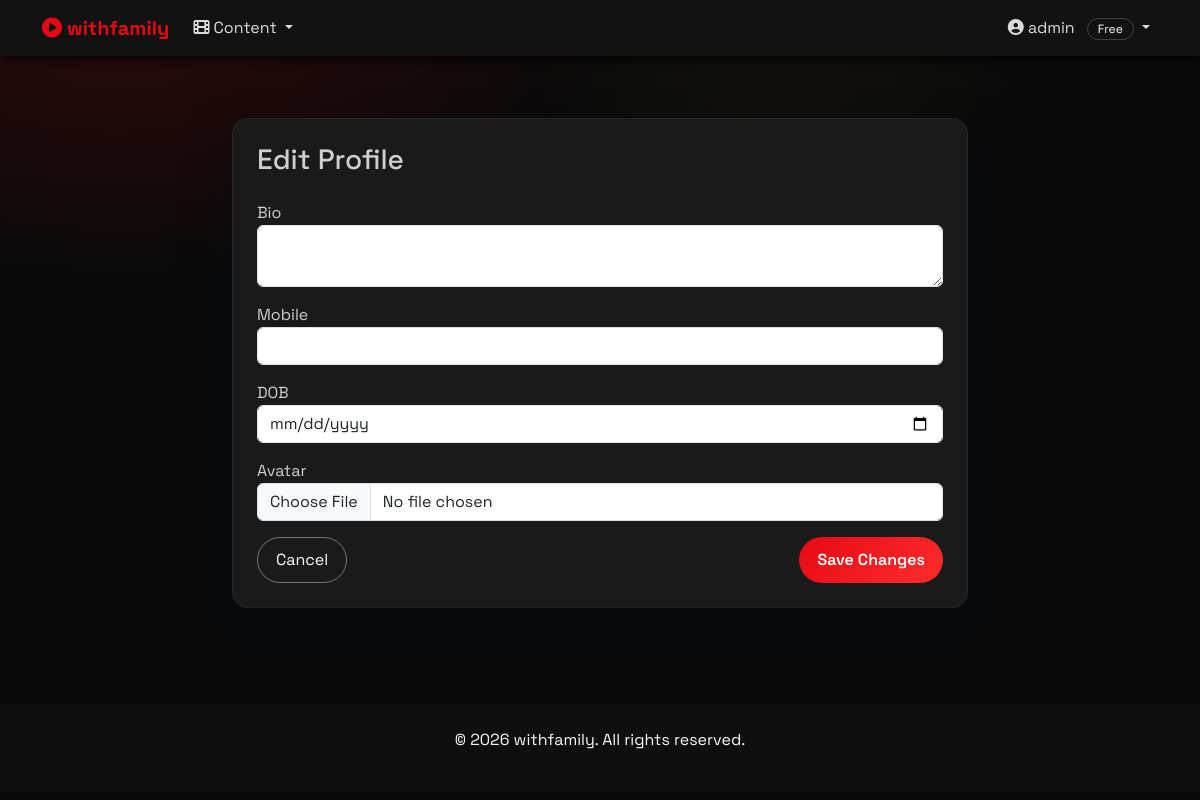
Before: /users/profile/edit/ (signed in) with the older database file.
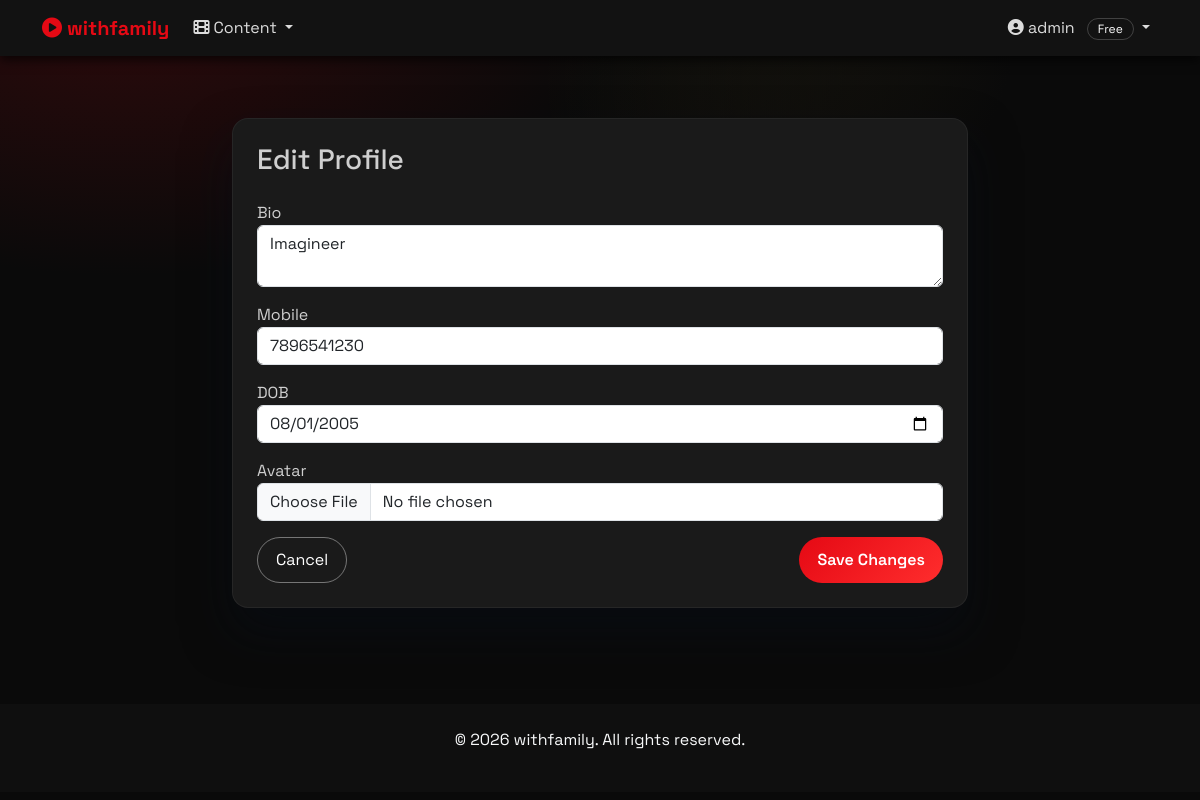
After: the same page with the newer database file.
### users/models.py (models this page shows, shortened)
class UserProfile(models.Model):
    SUBSCRIPTION_CHOICES = [
        ('free', 'Free'),
        ('basic', 'Basic'),
        ('premium', 'Premium'),
    ]
    STATUS_CHOICES = [
        ('free', 'Free'),
        ('active', 'Active'),
        ('canceled', 'Canceled'),
        ('past_due', 'Past Due'),
    ]
    user = models.OneToOneField(User, on_delete=models.CASCADE)
    bio = models.TextField(blank=True)
    avatar = models.ImageField(upload_to='avatars/', blank=True, null=True)
    mobile = models.CharField(max_length=15, blank=True)
    dob = models.DateField(null=True, blank=True)
    subscription = models.CharField(
        max_length=20,
        choices=SUBSCRIPTION_CHOICES,
        default='free'
    )
    subscription_status = models.CharField(
        max_length=20,
        choices=STATUS_CHOICES,
        default='free'
    )
    plan_confirmed = models.BooleanField(default=False)
    last_payment_id = models.CharField(max_length=120, blank=True)
    last_order_id = models.CharField(max_length=120, blank=True)
    subscription_updated_at = models.DateTimeField(null=True, blank=True)

### users/views.py (the view, shortened to what this page needs)
# urls.py: path('profile/edit/', views.edit_profile, name='edit_profile'),
@login_required
def edit_profile(request):
    profile, _ = UserProfile.objects.get_or_create(user=request.user)
    return render(request, 'users/edit_profile.html', {'profile': profile})

### content/context_processors.py (called while the page is built)
def site_config(request):
    try:
        config = SiteConfig.objects.first()
        if not config:
            return {'site_name': 'withfamily', 'site_logo': None}
        return {'site_name': config.site_name, 'site_logo': config.logo}
    except (OperationalError, ProgrammingError, Exception):
        return {'site_name': 'withfamily', 'site_logo': None}

### users/templatetags/user_profile.py (called while the page is built)
@register.filter
def safe_profile(user):
    if not user or not getattr(user, "is_authenticated", False):
        return None
    try:
        return user.userprofile
    except Exception:
        return None

### users/templates/users/edit_profile.html (shortened to what this page needs)
{% extends 'content/base.html' %}
{% block content %}
<div class="container py-5">
    <div class="row justify-content-center">
        <div class="col-md-8">
            <div class="wf-surface p-4">
                <h3 class="mb-4">Edit Profile</h3>
                <form method="POST" enctype="multipart/form-data">
                    <div class="mb-3">
                        <label>Bio</label>
                        <textarea name="bio" class="form-control">{{ profile.bio }}</textarea>
                    </div>
                    <div class="mb-3">
                        <label>Mobile</label>
                        <input type="text" name="mobile" class="form-control" value="{{ profile.mobile }}">
                    </div>
                    <div class="mb-3">
                        <label>DOB</label>
                        <input type="date" name="dob" class="form-control" value="{{ profile.dob|date:'Y-m-d' }}">
                    </div>
                    <div class="mb-3">
                        <label>Avatar</label>
                        <input type="file" name="avatar" class="form-control">
                    </div>
                    <div class="d-flex justify-content-between">
                        <a href="{% url 'profile' %}" class="wf-btn-outline">Cancel</a>
                        <button type="submit" class="wf-btn">Save Changes</button>
                    </div>
                </form>
            </div>
        </div>
    </div>
</div>
{% endblock %}

### content/templates/content/base.html (shortened to what this page needs)
{% load static %}
{% load user_profile %}
<!DOCTYPE html>
<html lang="en">
<head>
    <link href="https://cdn.jsdelivr.net/npm/bootstrap@5.3.2/dist/css/bootstrap.min.css" rel="stylesheet">
    <link href="https://cdnjs.cloudflare.com/ajax/libs/font-awesome/6.5.0/css/all.min.css" rel="stylesheet">
    <link href="{% static 'css/site.css' %}" rel="stylesheet">
</head>
<body>
<nav class="navbar navbar-expand-lg navbar-dark sticky-header">
    <div class="container">
        <a class="navbar-brand" href="{% url 'home' %}">
            <i class="fas fa-play-circle"></i> withfamily
        </a>
        <div class="collapse navbar-collapse" id="navbarNav">
            <ul class="navbar-nav me-auto">
                <li class="nav-item dropdown">
                    <a class="nav-link dropdown-toggle" href="#" role="button" data-bs-toggle="dropdown">
                        <i class="fas fa-film"></i> Content
                    </a>
                </li>
            </ul>
            <ul class="navbar-nav">
                {% if user.is_authenticated %}
                    {% with profile=user|safe_profile %}
                    <li class="nav-item dropdown">
                        <a class="nav-link dropdown-toggle" href="#" role="button" data-bs-toggle="dropdown">
                            <i class="fas fa-user-circle"></i> {{ user.username }}
                            {% if profile %}
                                <span class="plan-pill">{{ profile.subscription|capfirst }}</span>
                            {% endif %}
                        </a>
                    </li>
                    {% endwith %}
                {% endif %}
            </ul>
        </div>
    </div>
</nav>
<main>
    {% block content %}
    {% endblock %}
</main>
<footer class="text-light mt-5 py-4">
    <div class="container text-center">
        <p>&copy; 2026 withfamily. All rights reserved.</p>
    </div>
</footer>
</body>
</html>

Changed rows visible on the page:
changed UserProfile "Free": bio (not shown) → "Imagineer"; mobile (not shown) → "7896541230"; dob (not shown) → "08/01/2005"
